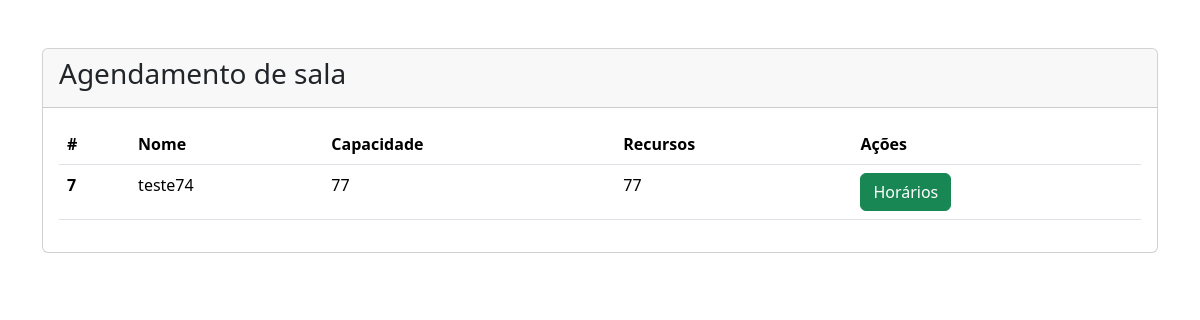
The page /agenda/Lista.php on the database as committed earlier.
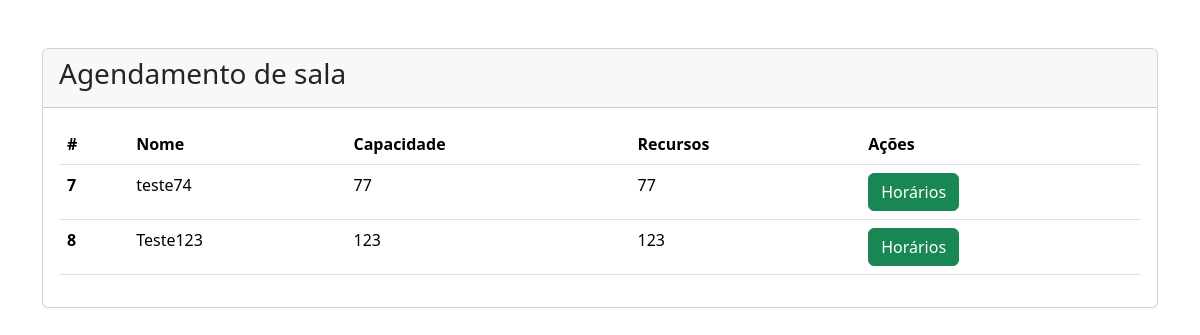
The same page on the database as committed later.
### tables this page shows
CREATE TABLE `sala` (
  `id` int(11) NOT NULL,
  `nome` varchar(256) NOT NULL,
  `capacidade` int(11) NOT NULL,
  `recursos` varchar(512) NOT NULL,
  `status` tinyint(1) NOT NULL
);

### agenda/Lista.php (the view, shortened to what this page needs)
<?php
  require_once ".././config.php";
  $sql = "SELECT id, nome, capacidade, recursos, status FROM sala WHERE status = 1";
  $result = $conn->query($sql);
?>
<!DOCTYPE html>
<html lang="pt-br">
<head>
    <link href="https://cdn.jsdelivr.net/npm/bootstrap@5.3.3/dist/css/bootstrap.min.css" rel="stylesheet"
>
</head>
<body>
    <div class="container mt-5">
        <div class="row justify-content-center">
          <div class="col-md-12 mx-auto">
            <div class="card">
              <div class="card-header">
                <h3>
                  <label class="text-center">Agendamento de sala</label>
                </h3>
              </div>
              <div class="card-body">
                <table class="table">
                  <thead>
                    <tr>
                      <th scope="col">#</th>
                      <th scope="col">Nome</th>
                      <th scope="col">Capacidade</th>
                      <th scope="col">Recursos</th>
                      <th scope="col">Ações</th>
                    </tr>
                  </thead>
                  <tbody>
                  <?php
                    if ($result->num_rows > 0) {
                      while ($salas = $result->fetch_assoc()) {
                        echo "<tr>";
                        echo "<th scope=\"row\">" . $salas['id'] . "</th>";
                        echo "<td>" . $salas['nome'] . "</td>";
                        echo "<td>" . $salas['capacidade'] . "</td>";
                        echo "<td>" . $salas['recursos'] . "</td>";
                        echo "<td>" .
                                "<a href=\"Horario.php?salaId=" . $salas['id'] . "\" class=\"btn btn-success\">Horários</a> " .
                              "</td>";
                        echo "</tr>";
                      }
                    } else {
                      echo "<tr><td colspan=\"6\" class=\"text-center\">Não há salas cadastradas</td></tr>";
                    }
                  ?>
                  </tbody>
                </table>
              </div>
            </div>
          </div>
        </div>
      </div>
</body>
</html>

Rows that differ between the two databases and show on the page:
added sala: id "8", nome "Teste123", capacidade "123", recursos "123"
